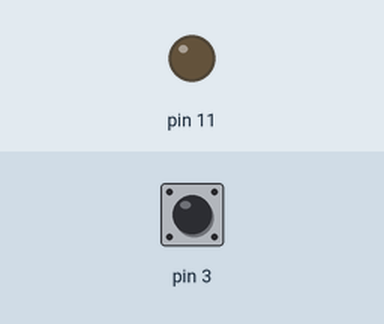
Bench run of a program on a simulated Raspberry Pi (header pin numbers). On the bench: output pins drawn as LEDs (lit = HIGH). The test bench sets the inputs (shaded band); at power-on: pin 3 HIGH.

Above: at 1.2 s.
1.3 s: pin 3 pulled LOW for 0.15 s
At 1.37 s:
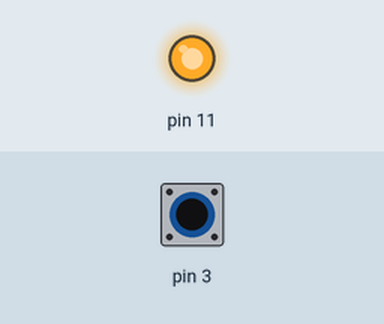
2.9 s: pin 3 pulled LOW for 3.2 s
At 6.6 s:
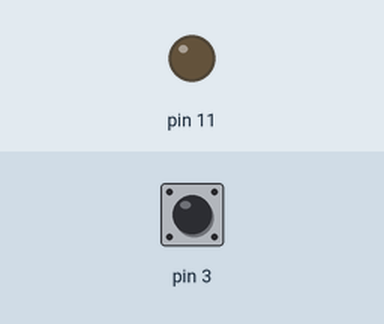
Timing chart, 0 to 8.1 s (numbered marks = the images above; inputs shaded):
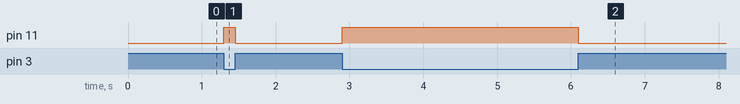

Measured:
- after the input at 1.3 s, pin 11: LOW → HIGH at once, → LOW 0.15 s later
- after the input at 2.9 s, pin 11: LOW → HIGH at once, → LOW 3.2 s later

The program:

pulsador.py
```python
#!/usr/bin/python

import RPi.GPIO as GPIO
import time

GPIO.setmode(GPIO.BOARD)
GPIO.setup(3, GPIO.IN)
GPIO.setup(11, GPIO.OUT)


try:
   while True:
      if GPIO.input(3):
         GPIO.output(11, False)
      else:
         GPIO.output(11, True)


except KeyboardInterrupt:
   print ""
   print "-----------------------------------------------------------------------"
   print "Corte por teclado"
#   print "El numero de veces ejecutado es: ", counter
   print "-----------------------------------------------------------------------"


finally:
   print "-----------------------------------------------------------------------"
   print "Cerramos los puertos GPIO"
   print "-----------------------------------------------------------------------"
   GPIO.cleanup() # this ensures a clean exit
```
